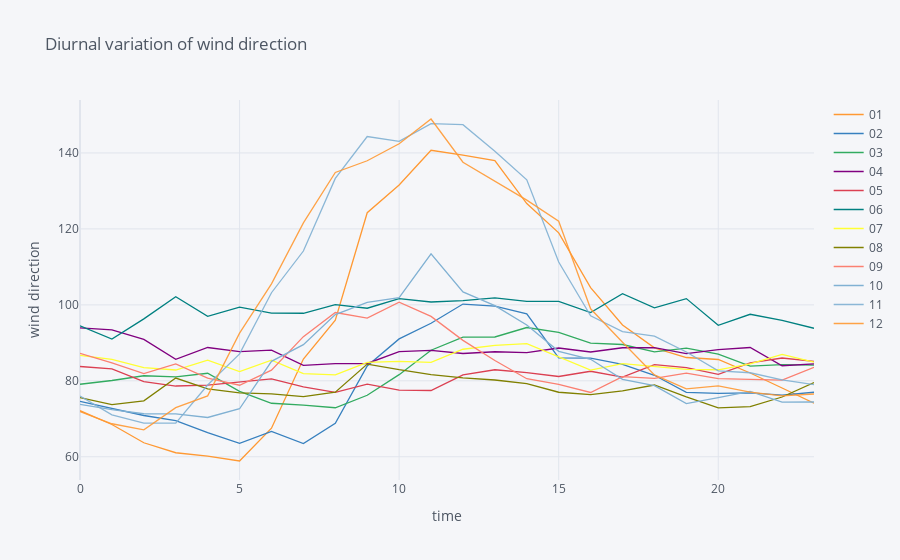

Source (notebook cell):
### Code cell
df_wd.iplot(xaxis_title='time',yaxis_title='wind direction',title= 'Diurnal variation of wind direction')

### Figure 1 — Plotly figure (JSON) as saved in the notebook; plotly's stock layout.template omitted (floating-point values rounded to 4 significant figures)
{"data": [{"line": {"color": "rgba(255, 153, 51, 1.0)", "dash": "solid", "shape": "linear", "width": 1.3}, "mode": "lines", "name": "01", "text": "", "type": "scatter", "x": ["00", "01", "02", "03", "04", "05", "06", "07", "08", "09", "10", "11", "12", "13", "14", "15", "16", "17", "18", "19", "20", "21", "22", "23"], "y": [72.14, 68.51, 63.69, 61.07, 60.19, 58.89, 67.52, 85.75, 95.97, 124.3, 131.5, 140.7, 139.4, 138.0, 126.7, 119.0, 104.6, 94.69, 88.69, 86.13, 85.61, 82.06, 78.11, 74.09]}, {"line": {"color": "rgba(55, 128, 191, 1.0)", "dash": "solid", "shape": "linear", "width": 1.3}, "mode": "lines", "name": "02", "text": "", "type": "scatter", "x": ["00", "01", "02", "03", "04", "05", "06", "07", "08", "09", "10", "11", "12", "13", "14", "15", "16", "17", "18", "19", "20", "21", "22", "23"], "y": [74.58, 72.76, 70.87, 69.5, 66.33, 63.56, 66.68, 63.5, 68.81, 83.93, 91.04, 95.15, 100.2, 99.66, 97.64, 86.05, 85.98, 84.31, 81.45, 76.97, 76.68, 76.83, 76.26, 76.99]}, {"line": {"color": "rgba(50, 171, 96, 1.0)", "dash": "solid", "shape": "linear", "width": 1.3}, "mode": "lines", "name": "03", "text": "", "type": "scatter", "x": ["00", "01", "02", "03", "04", "05", "06", "07", "08", "09", "10", "11", "12", "13", "14", "15", "16", "17", "18", "19", "20", "21", "22", "23"], "y": [79.1, 80.08, 81.34, 81.07, 82.0, 77.21, 74.1, 73.61, 72.91, 76.2, 81.62, 88.06, 91.49, 91.54, 94.03, 92.74, 89.92, 89.56, 87.64, 88.61, 87.04, 83.87, 84.24, 84.14]}, {"line": {"color": "rgba(128, 0, 128, 1.0)", "dash": "solid", "shape": "linear", "width": 1.3}, "mode": "lines", "name": "04", "text": "", "type": "scatter", "x": ["00", "01", "02", "03", "04", "05", "06", "07", "08", "09", "10", "11", "12", "13", "14", "15", "16", "17", "18", "19", "20", "21", "22", "23"], "y": [93.96, 93.43, 90.9, 85.65, 88.77, 87.71, 88.08, 84.05, 84.55, 84.57, 87.69, 87.99, 87.19, 87.65, 87.43, 88.64, 87.6, 88.71, 88.72, 87.16, 88.21, 88.78, 83.97, 84.45]}, {"line": {"color": "rgba(219, 64, 82, 1.0)", "dash": "solid", "shape": "linear", "width": 1.3}, "mode": "lines", "name": "05", "text": "", "type": "scatter", "x": ["00", "01", "02", "03", "04", "05", "06", "07", "08", "09", "10", "11", "12", "13", "14", "15", "16", "17", "18", "19", "20", "21", "22", "23"], "y": [83.77, 83.14, 79.78, 78.63, 78.87, 79.69, 80.53, 78.38, 76.98, 79.15, 77.53, 77.46, 81.55, 82.91, 82.17, 81.14, 82.52, 80.98, 84.29, 83.49, 81.69, 84.75, 86.01, 85.1]}, {"line": {"color": "rgba(0, 128, 128, 1.0)", "dash": "solid", "shape": "linear", "width": 1.3}, "mode": "lines", "name": "06", "text": "", "type": "scatter", "x": ["00", "01", "02", "03", "04", "05", "06", "07", "08", "09", "10", "11", "12", "13", "14", "15", "16", "17", "18", "19", "20", "21", "22", "23"], "y": [94.47, 91.0, 96.3, 102.2, 96.97, 99.4, 97.85, 97.78, 100.1, 99.11, 101.6, 100.8, 101.1, 101.9, 100.9, 100.9, 97.99, 103.0, 99.21, 101.6, 94.62, 97.52, 95.94, 93.83]}, {"line": {"color": "rgba(255, 255, 51, 1.0)", "dash": "solid", "shape": "linear", "width": 1.3}, "mode": "lines", "name": "07", "text": "", "type": "scatter", "x": ["00", "01", "02", "03", "04", "05", "06", "07", "08", "09", "10", "11", "12", "13", "14", "15", "16", "17", "18", "19", "20", "21", "22", "23"], "y": [86.72, 85.64, 83.49, 82.85, 85.42, 82.44, 85.44, 81.92, 81.56, 84.85, 85.1, 84.88, 88.32, 89.33, 89.79, 86.39, 82.83, 84.54, 83.76, 83.01, 82.91, 84.49, 86.94, 84.92]}, {"line": {"color": "rgba(128, 128, 0, 1.0)", "dash": "solid", "shape": "linear", "width": 1.3}, "mode": "lines", "name": "08", "text": "", "type": "scatter", "x": ["00", "01", "02", "03", "04", "05", "06", "07", "08", "09", "10", "11", "12", "13", "14", "15", "16", "17", "18", "19", "20", "21", "22", "23"], "y": [75.58, 73.73, 74.74, 80.73, 77.88, 76.82, 76.58, 75.81, 77.0, 84.4, 82.92, 81.63, 80.76, 80.22, 79.29, 76.99, 76.34, 77.33, 78.9, 75.77, 72.89, 73.2, 75.74, 79.54]}, {"line": {"color": "rgba(251, 128, 114, 1.0)", "dash": "solid", "shape": "linear", "width": 1.3}, "mode": "lines", "name": "09", "text": "", "type": "scatter", "x": ["00", "01", "02", "03", "04", "05", "06", "07", "08", "09", "10", "11", "12", "13", "14", "15", "16", "17", "18", "19", "20", "21", "22", "23"], "y": [87.25, 84.7, 81.9, 84.45, 80.71, 78.84, 82.8, 91.63, 97.97, 96.54, 100.7, 96.97, 90.66, 85.35, 80.56, 79.08, 76.94, 81.09, 80.66, 82.03, 80.56, 80.43, 80.19, 83.57]}, {"line": {"color": "rgba(128, 177, 211, 1.0)", "dash": "solid", "shape": "linear", "width": 1.3}, "mode": "lines", "name": "10", "text": "", "type": "scatter", "x": ["00", "01", "02", "03", "04", "05", "06", "07", "08", "09", "10", "11", "12", "13", "14", "15", "16", "17", "18", "19", "20", "21", "22", "23"], "y": [73.8, 72.39, 71.33, 71.3, 70.35, 72.65, 85.12, 89.53, 97.43, 100.7, 101.9, 113.4, 103.4, 99.79, 94.68, 87.78, 85.67, 80.37, 78.73, 73.98, 75.6, 77.24, 74.41, 74.42]}, {"line": {"color": "rgba(128, 177, 211, 0.8999999999999999)", "dash": "solid", "shape": "linear", "width": 1.3}, "mode": "lines", "name": "11", "text": "", "type": "scatter", "x": ["00", "01", "02", "03", "04", "05", "06", "07", "08", "09", "10", "11", "12", "13", "14", "15", "16", "17", "18", "19", "20", "21", "22", "23"], "y": [75.97, 71.04, 68.86, 68.85, 78.89, 87.1, 103.2, 114.2, 133.3, 144.3, 143.0, 147.7, 147.4, 140.4, 132.9, 111.3, 97.14, 92.97, 91.75, 87.59, 82.61, 82.12, 80.25, 79.01]}, {"line": {"color": "rgba(255, 153, 51, 0.8999999999999999)", "dash": "solid", "shape": "linear", "width": 1.3}, "mode": "lines", "name": "12", "text": "", "type": "scatter", "x": ["00", "01", "02", "03", "04", "05", "06", "07", "08", "09", "10", "11", "12", "13", "14", "15", "16", "17", "18", "19", "20", "21", "22", "23"], "y": [71.92, 68.69, 67.1, 72.95, 76.04, 92.56, 105.5, 121.6, 134.9, 137.9, 142.4, 148.9, 137.6, 132.6, 127.6, 122.0, 98.96, 90.17, 81.54, 77.86, 78.68, 77.0, 76.04, 76.53]}], "layout": {"legend": {"bgcolor": "#F5F6F9", "font": {"color": "#4D5663"}}, "paper_bgcolor": "#F5F6F9", "plot_bgcolor": "#F5F6F9", "title": {"font": {"color": "#4D5663"}, "text": "Diurnal variation of wind direction"}, "xaxis": {"gridcolor": "#E1E5ED", "showgrid": true, "tickfont": {"color": "#4D5663"}, "title": {"font": {"color": "#4D5663"}, "text": "time"}, "zerolinecolor": "#E1E5ED"}, "yaxis": {"gridcolor": "#E1E5ED", "showgrid": true, "tickfont": {"color": "#4D5663"}, "title": {"font": {"color": "#4D5663"}, "text": "wind direction"}, "zerolinecolor": "#E1E5ED"}}}
